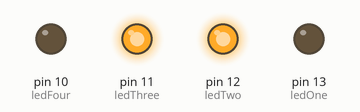
Simulated run of this sketch. Board: Arduino Uno, built with avr-gcc and run on an emulated ATmega328P. Parts: output pins drawn as LEDs (lit = HIGH).

Above: at 0.4 s.
At 1.1 s:
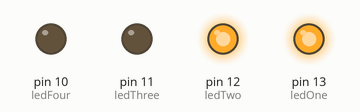
At 2.02 s:
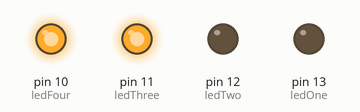
At 3.8 s:
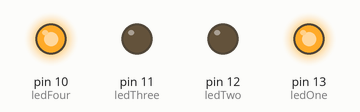
Timing chart, 0 to 4.9 s (numbered marks = the images above):
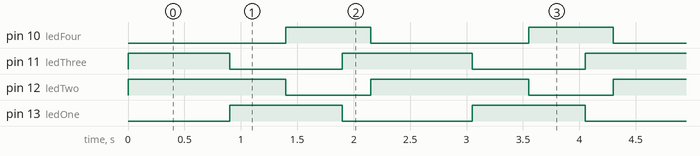

The sketch:

Task5.ino
```cpp
int ledOne = 13,
ledTwo = 12,
ledThree = 11,
ledFour = 10;

#define ON LOW
#define OFF HIGH
void setup() {
  pinMode(ledOne, OUTPUT);
  pinMode(ledTwo, OUTPUT);
  pinMode(ledThree, OUTPUT);
  pinMode(ledFour, OUTPUT);
}

void loop() {
 digitalWrite(ledOne, ON);
 digitalWrite(ledTwo, OFF);
 digitalWrite(ledThree, OFF);
 digitalWrite(ledFour, ON);
 delay(900);
 digitalWrite(ledOne, OFF);
 digitalWrite(ledTwo, OFF);
 digitalWrite(ledThree, ON);
 digitalWrite(ledFour, ON);
 delay(500);
 digitalWrite(ledOne, OFF);
 digitalWrite(ledTwo, ON);
 digitalWrite(ledThree, ON);
 digitalWrite(ledFour, OFF);
 delay(500);
 digitalWrite(ledOne, ON);
 digitalWrite(ledTwo, ON);
 digitalWrite(ledThree, OFF);
 digitalWrite(ledFour, OFF);
 delay(250);

}
```

Measured:
- by itself, pin 10 (ledFour): alternates HIGH for 0.75 s and LOW for 1.4 s
- by itself, pin 11 (ledThree): repeats every 2.2 s: LOW 1.0 s, HIGH 1.2 s
- by itself, pin 12 (ledTwo): alternates HIGH for 1.4 s and LOW for 0.75 s
- by itself, pin 13 (ledOne): alternates HIGH for 1.0 s and LOW for 1.2 s
